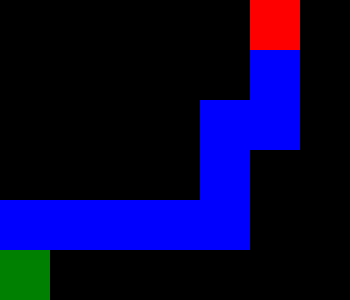

This figure's Python source:
import sys

class Node():
    def __init__(self,state,parent,action):
        self.state  = state
        self.parent = parent
        self.action = action

class StackFrontier():
    def __init__(self):
        self.frontier=[]
    
    def add(self,node):
        self.frontier.append(node)
    
    def contains_state(self, state):
        return any(node.state == state for node in self.frontier)
    
    def empty(self):
        return len(self.frontier) == 0
    
    def remove(self):
        if(self.empty()):
            raise Exception("Empty frontier")
        else:
            node = self.frontier[-1]
            self.frontier = self.frontier[:-1]
            return node
            

class QueueFrontier(StackFrontier):
    
    def remove(self):
        if(self.empty()):
            raise Exception("Empty frontier")
        else:
            node = self.frontier[0]
            self.frontier = self.frontier[1:]
            return node
        
class Maze():
    def __init__(self,filename):
        with open(filename) as f:
            contents = f.read()
        
        if contents.count("A") != 1:
            raise Exception("maze must have exactly one start point")
        if contents.count("B") != 1:
            raise Exception("maze must have exactly one goal")
        
        contents = contents.splitlines()
        self.height = len(contents)
        self.width = max(len(line) for line in contents)

        self.walls =[]

        for i in range(self.height):
            row = []
            for j in range(self.width):
                try:
                    if contents[i][j] == "A":
                        self.start = (i,j)
                        row.append(False)
                    elif contents[i][j] == "B":
                        self.goal = (i,j)
                        row.append(False)
                    elif contents[i][j] == " ":
                        row.append(False)
                    else:
                        row.append(True)
                except IndexError:
                    row.append(False)
            self.walls.append(row)
        self.solution = None
    
    def print(self):
        solution = self.solution[1] if self.solution is not None else None
        print()
        print(solution)
        for i,row in enumerate(self.walls):
            for j,col in enumerate(row):
                if col :
                    print("■", end="")
                elif (i,j) == self.start:
                    print("A", end="")
                elif (i,j) == self.goal:
                    print("B", end="")
                elif solution is not None and (i,j) in solution:
                    print("*", end="")
                else:
                    print(" ",end="")
            print()
        print()
    
    def neightbors(self,state):
        row,col = state
        
        candidates = [
            ("up", (row - 1,col)),
            ("down", (row + 1,col)),
            ("left", (row,col - 1)),
            ("right", (row,col + 1))
        ]

        result = []
        for action, (r,c) in candidates:
            try:
                if not self.walls[r][c]:
                    result.append((action, (r,c)))
            except IndexError:
                continue
        return result
    
    def solve(self):
        
        self.num_explored = 0

        start = Node(state = self.start, parent=None,action=None)
        frontier = StackFrontier()
        frontier.add(start)

        self.explored = set()

        while True:
            if frontier.empty():
                raise Exception("No solution")
            
            node = frontier.remove()
            self.num_explored += 1

            if node.state == self.goal:
                actions = []
                cells = []

                while node.parent is not None:
                    actions.append(node.action)
                    cells.append(node.state)
                    node = node.parent
                actions.reverse()
                cells.reverse()
                self.solution = (actions, cells)
                print("1")
                return
            
            self.explored.add(node.state)

            for action, state in self.neightbors(node.state):
                if not frontier.contains_state(state) and state not in self.explored:
                    child = Node(state = state, parent = node,action = action)
                    frontier.add(child)
    
    def output_image(self, filename, show_solution = True, show_explored = False):
        from PIL import Image, ImageDraw

        cell_size = 50
        cell_border = 2

        # Create a blank image with white background
        img_width = self.width * cell_size
        img_height = self.height * cell_size
        img = Image.new("RGB", (img_width, img_height), "white")
        draw = ImageDraw.Draw(img)

        for i in range(self.height):
            for j in range(self.width):
                # Calculate the coordinates of the cell in the image
                x1 = j * cell_size
                y1 = i * cell_size
                x2 = x1 + cell_size
                y2 = y1 + cell_size

                if self.walls[i][j]:
                    # Draw a black rectangle for walls
                    draw.rectangle((x1, y1, x2, y2), fill="black")
                elif (i, j) == self.start:
                    # Draw a green rectangle for the start position
                    draw.rectangle((x1, y1, x2, y2), fill="green")
                elif (i, j) == self.goal:
                    # Draw a red rectangle for the goal position
                    draw.rectangle((x1, y1, x2, y2), fill="red")
                elif show_solution and self.solution is not None and (i, j) in self.solution[1]:
                    # Draw a blue rectangle for cells in the solution path
                    draw.rectangle((x1, y1, x2, y2), fill="blue")
                elif show_explored and (i, j) in self.explored:
                    # Draw a light gray rectangle for explored cells
                    draw.rectangle((x1, y1, x2, y2), fill="lightgray")

        # Save the image to a file
        img.save(filename)



if len(sys.argv)!= 2:
    sys.exit("Usage: python3 maze.py maze.txt")

m = Maze(sys.argv[1])
print("Maze:")
m.print()
print("Solving...")
m.solve()

print("States Explored:", m.num_explored)
print("Solution:")
m.print()
m.output_image("maze.png", show_explored = True)

